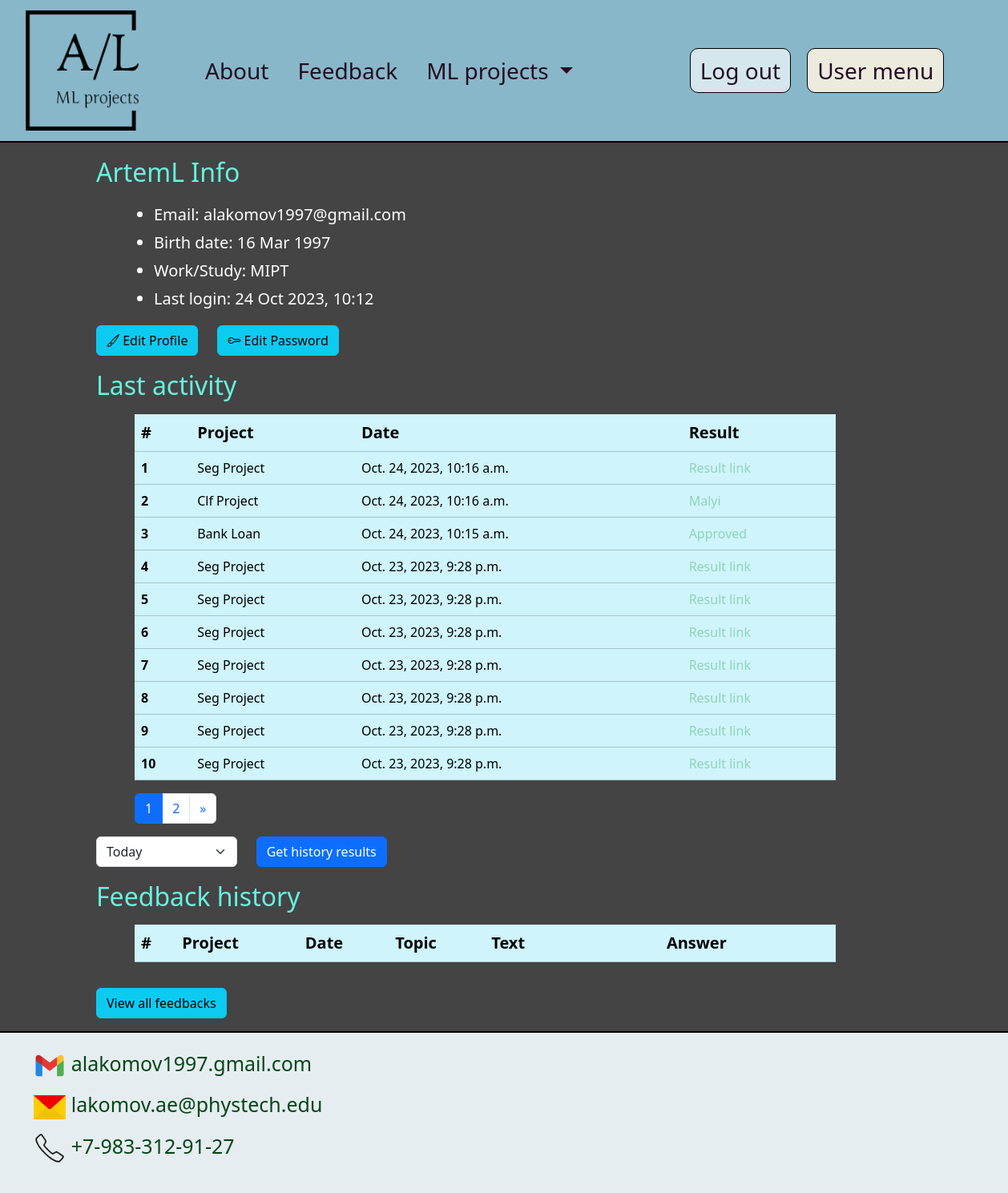
Screenshot of /user_page/ (signed in) with the database file from the repository.
### main_app/models.py (models this page shows, shortened)
class CustomUser(AbstractUser):
    work_place = models.CharField(max_length=200, verbose_name="work_place", blank=True, null=True)
    birth_date = models.DateField(verbose_name="birth_date", blank=True, null=True)

class HistoryModel(models.Model):
    user = models.ForeignKey(CustomUser, on_delete=models.CASCADE)
    project = models.ForeignKey(ProjectNames, on_delete=models.CASCADE)
    date_time = models.DateTimeField(verbose_name="date_time", auto_now_add=True)
    result = models.CharField(max_length=100, verbose_name="result")
    data_id = models.IntegerField(blank=True, default=1)

class ProjectNames(models.Model):
    project_name = models.CharField(max_length=100, unique=True)
    def __str__(self):
        return str(self.project_name)

### main_app/views.py (the view)
# urls.py: path('user_page/', user_page_view, name="user_page"),
@login_required(login_url=reverse_lazy("authentication_error"))
def user_page_view(request):
    user_id = request.user.id
    page = request.GET.get("page")
    if request.method == "POST":
        page = 1
        date_form = DateForm(request.POST)
        if date_form.is_valid():
            period = date_form.cleaned_data["period"]
            if period == "Today":
                left_date = datetime.today().replace(minute=0, hour=0, second=0)
                right_date = datetime.today().replace(minute=59, hour=23, second=59)
            else:
                left_date = date_form.cleaned_data["left_date"]
                right_date = date_form.cleaned_data["right_date"].replace(minute=59, hour=23, second=59)
            t1 = HistoryModel.objects.filter(user_id=user_id,
                                             date_time__gte=left_date,
                                             date_time__lte=right_date).order_by("-date_time")
        else:
            t1 = HistoryModel.objects.filter(user_id=user_id).order_by("-date_time")
    else:
        date_form = DateForm()
        t1 = HistoryModel.objects.filter(user_id=user_id).order_by("-date_time")
    paginate_by = 10
    paginator = Paginator(t1, paginate_by)
    table_paginator = paginator.get_page(page)
    page_range = paginator.page_range
    feedback_data = FeedbackModel.objects.filter(user_id=user_id).order_by("-date_time_last_change")[:10]
    title = "Account"
    context = {"table_paginator": table_paginator,
               "date_form": date_form, "page_range": page_range,
               "feedback_data": feedback_data, "title": title
               }
    return render(request, 'main_app/user_menu.html', context=context)

### main_app/forms.py
class DateForm(forms.Form):
    period = forms.ChoiceField(choices=(("Today", "Today"), ("Month", "Month"),
                                        ("Year", "Year"), ("Select period", "Select period")),
                               widget=forms.Select(attrs={"class": "form-select", "id": "period"}))
    left_date = forms.DateTimeField(widget=forms.DateInput(attrs={"type": "date", "class": "form-control",
                                                                  "id": "left_date"
                                                                  }), required=False)
    right_date = forms.DateTimeField(widget=forms.DateInput(attrs={"type": "date", "class": "form-control",
                                                                   "id": "right_date"
                                                                   }), required=False)

### main_app/templates/main_app/user_menu.html (shortened to what this page needs)
{% extends 'main_app/base.html' %}
{% load static %}
{% block styles %}
    <link rel="stylesheet" href="https://cdn.jsdelivr.net/npm/bootstrap-icons@1.11.0/font/bootstrap-icons.css">
{% endblock %}
{% block menu %}
    <li class="nav-item "> <a class = "nav-link" href="{% url 'about' %}" target="_blank"> About </a> </li>
    <li class="nav-item "> <a class="nav-link" href="{% url 'feedback' %}" target="_blank"> Feedback </a> </li>
    <li class="nav-item dropdown">
      <a class="nav-link dropdown-toggle" role="button" data-bs-toggle="dropdown" href="#"> ML projects </a>
  </li>
{% endblock menu %}
{% block content %}
<div class="container-fluid main_div">
    <div class="row ms-lg-5">
        <div class="col-12 d-flex flex-column ms-1 ms-lg-5">
        <h2 class="py-2"> {{request.user.username}} Info</h2>
            <ul class="info_list">
                <li> Email: {{request.user.email}} </li>
                <li> Birth date: {{request.user.birth_date|date:"d M Y" }} </li>
                <li> Work/Study: {{request.user.work_place}} </li>
                <li> Last login: {{request.user.last_login|date:"d M Y" }},  {{request.user.last_login|time:"G:i"}}</li>
            </ul>
        </div>
    </div>
    <div class="row ms-lg-5">
            <div class="col d-flex flex-row ms-1 ms-lg-5">
                <a type="button" class="btn btn-info" href="{% url 'edit_data' %}"> <i class="bi bi-brush"></i> Edit Profile </a>
                <a type="button" class="btn btn-info ms-4" href="{% url 'password_update' %}"> <i class="bi bi-key"></i> Edit Password </a>
            </div>
    </div>
    <div class="row ms-lg-5">
        <div class="col-12 col-lg-10 col-xl-9 ms-1 ms-lg-5">
            <h2 class="py-2">Last activity</h2>
            <table class="table table-info ms-lg-5">
                <thead>
                    <tr>
                        <th scope="col" class="th-horizontal">#</th>
                        <th scope="col" class="th-horizontal">Project</th>
                        <th scope="col" class="th-horizontal">Date</th>
                        <th scope="col" class="th-horizontal">Result</th>
                    </tr>
                </thead>
                <tbody>
                    {% for row in table_paginator %}
                        <tr>
                            <th scope="row"> {{ table_paginator.start_index|add:forloop.counter0 }} </th>
                                <td>  {{ row.project }} </td>
                                <td> {{ row.date_time }} </td>
                            {% if row.project_id == 1 %}
                            <td> <a href="{% url 'bank_loan_history' row.data_id %}">{{ row.result }} </a> </td>
                            {% endif %}
                            {% if row.project_id == 2 %}
                            <td> <a href="{% url 'clf_project_history' row.data_id %}"> {{ row.result }} </a> </td>
                            {% endif %}
                            {% if row.project_id == 3 %}
                            <td> <a href="{% url 'seg_project_history' row.data_id %}"> Result link </a> </td>
                            {% endif %}
                        </tr>
                    {% endfor %}
                </tbody>
            </table>
            {% if table_paginator.paginator.num_pages != 1 %}
                <nav class="ms-lg-5">
                    <ul class="pagination">
                        {% for page in page_range %}
                            {% if page == table_paginator.number %}
                                <li class="page-item active">
                                    <a class="page-link" href="?page={{ page }}">{{ page }}</a>
                                </li>
                            {% elif page >= table_paginator.number|add:-2 and page <= table_paginator.number|add:2 %}
                                <li class="page-item">
                                    <a class="page-link" href="?page={{ page }}">{{ page }}</a>
                                </li>
                            {% endif %}
                        {% endfor %}
                        {% if table_paginator.has_next %}
                            <li class="page-item">
                                <a class="page-link" href="?page={{ table_paginator.number|add:+1}}">
                                    <span aria-hidden="true">&raquo;</span>
                                </a>
                            </li>
                        {% endif %}
                    </ul>
                </nav>
            {% endif %}
        </div>
    </div>
    <div class="row ms-lg-5">
        <div class="ms-1 ms-lg-5">
            <form class="row" method="post" id="date_form">
                    <div class="col-3 col-lg-2">
                        {{ date_form.period }}
                    </div>
                    <div class="col-3 col-lg-2">
                        <button class="btn btn-primary" name="get_activity" id="get_activity" type="submit"> Get history results</button>
                    </div>
            </form>
        </div>
    </div>
    <div class="row ms-lg-5">
        <div class="col-12 col-lg-10 col-xl-9 d-flex flex-column ms-1 ms-lg-5">
            <h2 class="py-2"> Feedback history </h2>
            <div class="col d-none d-sm-block">
                <table class="table table-info ms-lg-5" style="color:white">
                    <thead>
                        <tr>
                            <th scope="col" class="th-horizontal"> # </th>
                            <th scope="col" class="th-horizontal"> Project </th>
                            <th scope="col" class="th-horizontal"> Date </th>
                            <th scope="col" class="th-horizontal"> Topic </th>
                            <th scope="col" class="th-horizontal col-3"> Text</th>
                            <th scope="col" class="th-horizontal col-3"> Answer </th>
                        </tr>
                    </thead>
                </table>
            </div>
            <div class="col py-3">
                <a class="btn btn-info" style="text-decoration:none" role="button" href="{% url 'user_feedback' %}"> View all feedbacks</a>
            </div>
        </div>
    </div>
</div>
{% endblock %}

### main_app/static/main_app/css/navbar_styles.css (style rules this page uses)
:root { --header_text_color: #230D21; --header_background_color: #87b7c9; --header_background_color_accent: #609cb3; --header_text_color_accent: #F8F8FF; --transition_time: 0.2s; --background-color: #444444; }
body { min-width: 320px; }
a { text-decoration: none; color:#90d4b5; }
h2 { color:#66f2df; margin-top:10px; }
.ul_text, .ol_text, .info_list { line-height:35px; font-size: 20px; color:white; margin-left:40px; }
.main_div { background-color:#444444; border-bottom:2px solid black; border-top: 2px solid black; }
.th-horizontal { font-size:20px; }
.nav-item { margin-right:20px; }
.nav-item:first-child { margin-left: 0; }
.nav-link { font-size:28px; color: var(--header_text_color) !important; }

### rows the page displays
CustomUser: user.username "ArtemL", user.email "alakomov1997@gmail.com", user.birth_date "16 Mar 1997", user.work_place "MIPT", user.last_login "24 Oct 2023", user.last_login "10:12"
HistoryModel: start_index|add "1", project "Seg Project", date_time "Oct. 24, 2023, 10:16 a.m.", shows "Result link"
HistoryModel: start_index|add "2", project "Clf Project", date_time "Oct. 24, 2023, 10:16 a.m.", result "Malyi"
HistoryModel: start_index|add "3", project "Bank Loan", date_time "Oct. 24, 2023, 10:15 a.m.", result "Approved"
HistoryModel: start_index|add "4", project "Seg Project", date_time "Oct. 23, 2023, 9:28 p.m.", shows "Result link"
HistoryModel: start_index|add "5", project "Seg Project", date_time "Oct. 23, 2023, 9:28 p.m.", shows "Result link"
HistoryModel: start_index|add "6", project "Seg Project", date_time "Oct. 23, 2023, 9:28 p.m.", shows "Result link"
HistoryModel: start_index|add "7", project "Seg Project", date_time "Oct. 23, 2023, 9:28 p.m.", shows "Result link"
HistoryModel: start_index|add "8", project "Seg Project", date_time "Oct. 23, 2023, 9:28 p.m.", shows "Result link"
HistoryModel: start_index|add "9", project "Seg Project", date_time "Oct. 23, 2023, 9:28 p.m.", shows "Result link"
HistoryModel: start_index|add "10", project "Seg Project", date_time "Oct. 23, 2023, 9:28 p.m.", shows "Result link"

### other values shown
{{ page }} "1"
{{ page }} "2"
